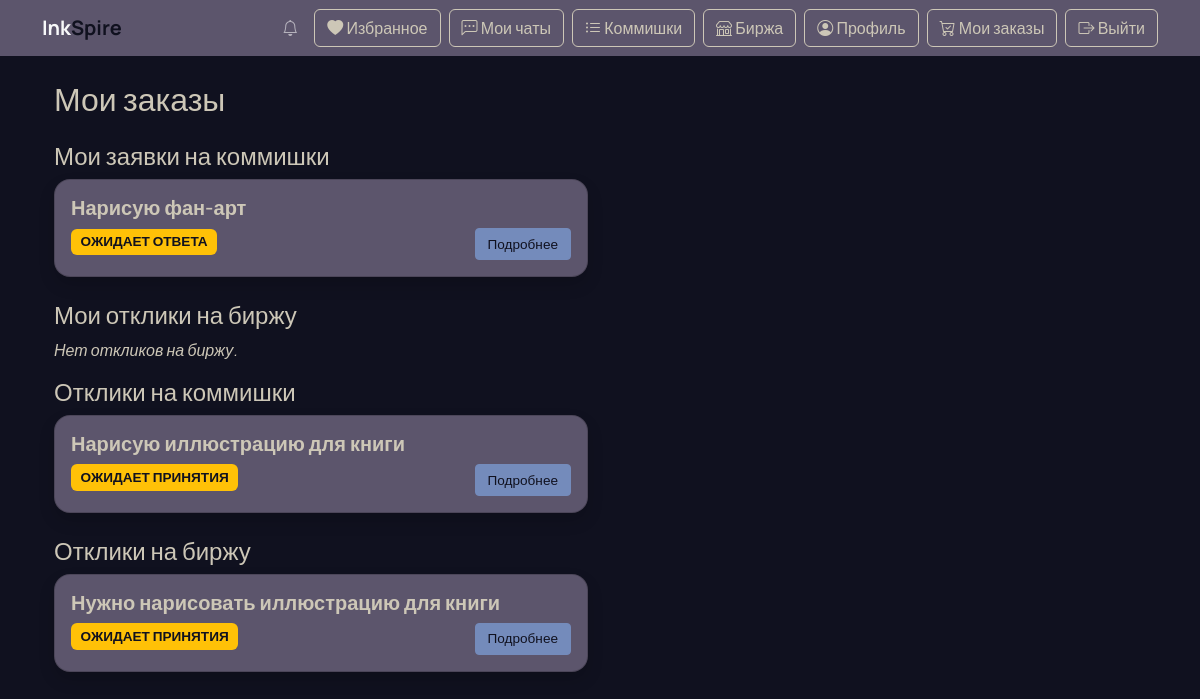
The app's page /my-orders/ (signed in) with its own data.
### main/models.py (models this page shows, shortened)
class UserResponse(models.Model):
    artist = models.ForeignKey(User, on_delete=models.CASCADE, related_name='responses_as_artist')  # Художник откликается на биржу
    customer = models.ForeignKey(User, on_delete=models.CASCADE, related_name='responses_as_customer')  # Заказчик откликается на коммишку
    birzha = models.ForeignKey('Birzha', on_delete=models.CASCADE, null=True, blank=True)  # Отклик на биржу
    commission = models.ForeignKey('Commission', on_delete=models.CASCADE, null=True, blank=True)  # Отклик на коммишку
    price = models.DecimalField(max_digits=10, decimal_places=2)  # Стоимость
    description = models.TextField(blank=True, null=True)  # Описание
    technical_task = models.TextField(blank=True, null=True)  # Техническое задание
    files = models.ManyToManyField('File', blank=True)  # Прикрепленные файлы
    delivery_time = models.IntegerField()  # Срок выполнения (в днях)
    package_type = models.CharField(max_length=10, choices=Option.PACKAGE_CHOICES, blank=True, null=True)  # Тип пакета
    package_description = models.TextField(blank=True, null=True)  # Описание пакета
    package_price = models.DecimalField(max_digits=10, decimal_places=2, blank=True, null=True)  # Цена пакета
    package_deadline = models.IntegerField(blank=True, null=True)  # Срок выполнения пакета
    selected_bonus_options = models.ManyToManyField('BonusOption', blank=True)  # Выбранные дополнительные опции
    created_at = models.DateTimeField(auto_now_add=True)
    expires_at = models.DateTimeField(null=True, blank=True)

class Commission(models.Model):
    user = models.ForeignKey(User, on_delete=models.CASCADE)
    title = models.CharField(max_length=255)
    type = models.ForeignKey('Type', on_delete=models.CASCADE)
    description = models.TextField()
    needsForOrder = models.TextField(default="Не указано")
    image = models.ImageField(upload_to='commissions/')
    created_at = models.DateTimeField(auto_now_add=True)
    bonus_options = models.ManyToManyField('BonusOption', blank=True)
    @property
    def min_price(self):
        """ Минимальная цена среди всех опций """
        return self.options.aggregate(models.Min('price'))['price__min'] or 0

class Birzha(models.Model):
    user = models.ForeignKey(User, on_delete=models.CASCADE)
    title = models.CharField(max_length=255)
    description = models.TextField()
    files = models.ManyToManyField('File', blank=True)
    type = models.ForeignKey('Type', on_delete=models.CASCADE)
    price = models.DecimalField(max_digits=10, decimal_places=2)
    increasedPrice = models.BooleanField(default=False)

### main/views.py (the view)
# urls.py: path('my-orders/', views.my_orders, name='my_orders'),
@login_required
def my_orders(request):
    birzha_responses_as_artist = UserResponse.objects.filter(artist=request.user, birzha__isnull=False)
    birzha_responses_as_customer = UserResponse.objects.filter(customer=request.user, birzha__isnull=False)
    commission_responses_as_artist = UserResponse.objects.filter(artist=request.user, commission__isnull=False)
    commission_responses_as_customer = UserResponse.objects.filter(customer=request.user, commission__isnull=False)
    return render(request, 'my_orders.html', {
        'birzha_responses_as_artist': birzha_responses_as_artist,
        'birzha_responses_as_customer': birzha_responses_as_customer,
        'commission_responses_as_artist': commission_responses_as_artist,
        'commission_responses_as_customer': commission_responses_as_customer,
    })

### main/context_processors.py (called while the page is built)
def notifications(request):
    if request.user.is_authenticated:
        return {'notifications': request.user.notifications.all()}
    return {}

### main/templates/my_orders.html
{% extends 'base.html' %}
{% load static %}
{% block extra_css %}
    <link rel="stylesheet" href="{% static 'css/MyOrders.css' %}">
{% endblock %}
{% block content %}
<div class="container mt-4">
  <h2 class="mb-4">Мои заказы</h2>
  <h4>Мои заявки на коммишки</h4>
  <div class="row">
    {% for response in commission_responses_as_customer %}
      <div class="col-md-6 mb-4">
        <div class="card shadow">
          <div class="card-body">
            <h5 class="card-title">{{ response.commission.title }}</h5>
            {% if response.order %}
              <span class="badge bg-info">{{ response.order.get_status_display }}</span>
            {% else %}
              <span class="badge bg-warning">Ожидает ответа</span>
            {% endif %}
            <a href="{% url 'order_detail' response.id %}" class="btn btn-outline-primary btn-sm float-end">Подробнее</a>
          </div>
        </div>
      </div>
    {% empty %}
      <p>Нет активных заявок на коммишки.</p>
    {% endfor %}
  </div>
  <h4>Мои отклики на биржу</h4>
  <div class="row">
    {% for response in birzha_responses_as_customer %}
      <div class="col-md-6 mb-4">
        <div class="card shadow">
          <div class="card-body">
            <h5 class="card-title">{{ response.birzha.title }}</h5>
            {% if response.order %}
              <span class="badge bg-info">{{ response.order.get_status_display }}</span>
            {% else %}
              <span class="badge bg-warning">Ожидает ответа</span>
            {% endif %}
            <a href="{% url 'order_detail' response.id %}" class="btn btn-outline-primary btn-sm float-end">Подробнее</a>
          </div>
        </div>
      </div>
    {% empty %}
      <p>Нет откликов на биржу.</p>
    {% endfor %}
  </div>
  <h4>Отклики на коммишки</h4>
  <div class="row">
    {% for response in commission_responses_as_artist %}
      <div class="col-md-6 mb-4">
        <div class="card shadow">
          <div class="card-body">
            <h5 class="card-title">{{ response.commission.title }}</h5>
            {% if response.order %}
              <span class="badge bg-info">{{ response.order.get_status_display }}</span>
            {% else %}
              <span class="badge bg-warning">Ожидает принятия</span>
            {% endif %}
            <a href="{% url 'order_detail' response.id %}" class="btn btn-outline-primary btn-sm float-end">Подробнее</a>
          </div>
        </div>
      </div>
    {% empty %}
      <p>Нет отправленных заявок на коммишки.</p>
    {% endfor %}
  </div>
  <h4>Отклики на биржу</h4>
  <div class="row">
    {% for response in birzha_responses_as_artist %}
      <div class="col-md-6 mb-4">
        <div class="card shadow">
          <div class="card-body">
            <h5 class="card-title">{{ response.birzha.title }}</h5>
            {% if response.order %}
              <span class="badge bg-info">{{ response.order.get_status_display }}</span>
            {% else %}
              <span class="badge bg-warning">Ожидает принятия</span>
            {% endif %}
            <a href="{% url 'order_detail' response.id %}" class="btn btn-outline-primary btn-sm float-end">Подробнее</a>
          </div>
        </div>
      </div>
    {% empty %}
      <p>Нет отправленных откликов на биржу.</p>
    {% endfor %}
  </div>
</div>
{% endblock %}

### main/static/css/style.css (style rules this page uses)
body { background-color: #10111F; color: #CDC7B7; font-family: 'Manrope', sans-serif; }
.card-title { font-size: 1.25rem; font-weight: 600; color: #CDC7B7; }

### main/static/css/MyOrders.css (style rules this page uses)
.card.shadow { background-color: #5C556C; border-radius: 1rem; box-shadow: 0 4px 15px rgba(0, 0, 0, 0.3); transition: transform 0.3s ease, box-shadow 0.3s ease; }
.card-body { color: #EDE9DC; }
.card-title { font-size: 1.25rem; color: #CDC7B7; margin-bottom: 0.5rem; }
.badge.bg-warning { background-color: #CDC7B7; color: #10111F; font-weight: 600; text-transform: uppercase; padding: 0.4rem 0.6rem; font-size: 0.85rem; }
.btn-outline-primary { background-color: #748BBB; border-color: #748BBB; color: #10111F; font-size: 0.85rem; padding: 0.3rem 0.75rem; transition: all 0.3s ease; }
.row p { color: #CDC7B7; font-style: italic; }

### records on screen
UserResponse: commission "Нарисую фан-арт"
UserResponse: commission "Нарисую иллюстрацию для книги"
UserResponse: birzha "Нужно нарисовать иллюстрацию для книги"
